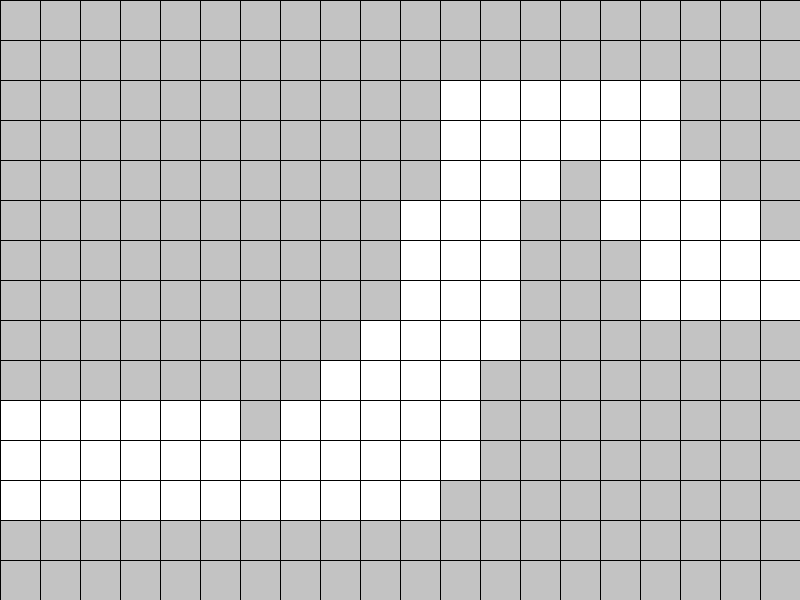
#> input picture resources/maps/map1/map.png, 800 x 600 px, found by its file name
$ python map.py
#> lines starting #> are read from the running program, lines starting #| are printed output that depends on the picture
from PIL import Image, ImageDraw

# Load the image
image_path = 'resources/maps/map1/map.png'  # Replace 'your_image.png' with the path to your image
image = Image.open(image_path)
#> image is the input picture: PIL image 800x600 RGBA; mean R, G, B, A 200.8, 200.8, 200.8, 255

# Define the dimensions of the grid
num_rows = 15
num_cols = 20
square_width = image.width // num_cols
#> square_width = 40
square_height = image.height // num_rows
#> square_height = 40

# Initialize a list to store the coordinates of white squares in the middle
white_square_coordinates = []

# Convert the image to grayscale
gray_image = image.convert('L')

# Iterate through the grid and check the center of each square
for row in range(num_rows):
    for col in range(num_cols):
        # Calculate the center coordinates of the current square
        center_x = col * square_width + square_width // 2
        center_y = row * square_height + square_height // 2

        # Check if the center of the square is white (thresholded)
        pixel_color = gray_image.getpixel((center_x, center_y))
        if pixel_color > 200:  # Adjust the threshold value as needed
            white_square_coordinates.append((row, col))
#> after the loop, white_square_coordinates = 81 pairs, first value 2 to 12, second value 0 to 19

# Print the coordinates of white squares in the middle
for row, col in white_square_coordinates:
    print(f"White square at Row {row}, Column {col}")
#> this loop made 81 passes
#> (row, col) on passes 1 to 12: (2, 11), (2, 12), (2, 13), (2, 14), (2, 15), (2, 16), (3, 11), (3, 12), (3, 13), (3, 14), (3, 15), (3, 16)
#| White square at Row 2, Column 11
#| White square at Row 2, Column 12
#| White square at Row 2, Column 13
#| White square at Row 2, Column 14
#| White square at Row 2, Column 15
#| White square at Row 2, Column 16
#| White square at Row 3, Column 11
#| White square at Row 3, Column 12
#> (further printed lines are left out)

# Create a drawing object
draw = ImageDraw.Draw(image)

# Optionally, you can visualize the result by drawing rectangles around the white squares
for row, col in white_square_coordinates:
    x0 = col * square_width
    y0 = row * square_height
    x1 = x0 + square_width
    y1 = y0 + square_height
    draw.rectangle([x0, y0, x1, y1], outline=(0, 255, 0), width=2)
#> this loop made 81 passes
#> (row, col, x0, y0, x1, y1) on passes 1 to 12: (2, 11, 440, 80, 480, 120), (2, 12, 480, 80, 520, 120), (2, 13, 520, 80, 560, 120), (2, 14, 560, 80, 600, 120), (2, 15, 600, 80, 640, 120), (2, 16, 640, 80, 680, 120), (3, 11, 440, 120, 480, 160), (3, 12, 480, 120, 520, 160), (3, 13, 520, 120, 560, 160), (3, 14, 560, 120, 600, 160), (3, 15, 600, 120, 640, 160), (3, 16, 640, 120, 680, 160)

# Save or display the image with rectangles drawn around white squares
# output_path = 'output_image.png'  # Specify the path to save the result
# image.save(output_path)
image.show()
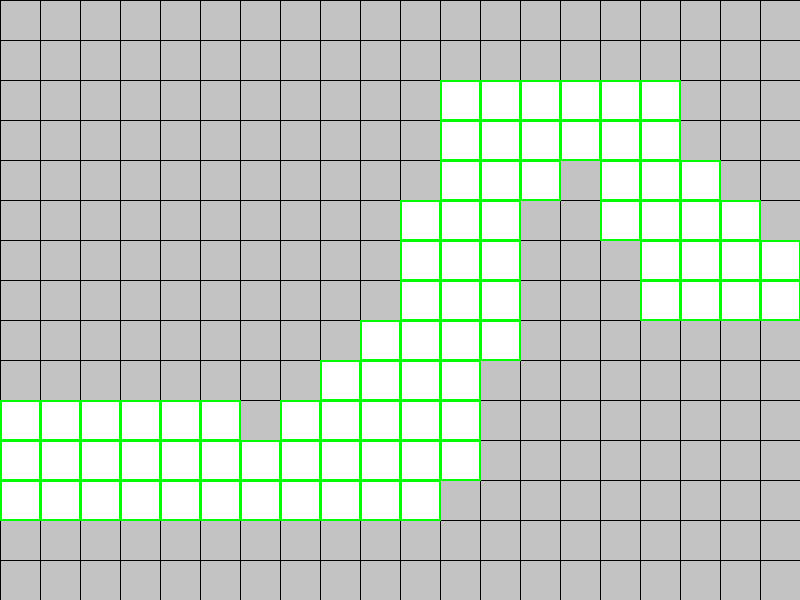
#> shown: PIL image 800x600 RGBA; mean R, G, B, A 194.2, 204.9, 194.2, 255

# Save the coordinates to a file
output_file = 'resources/maps/map1/map.txt'  # Specify the output file path
with open(output_file, 'w') as file:
    for row, col in white_square_coordinates:
        file.write(f"{row},{col}\n")

# Optionally, you can close the displayed image after a key press
input("Press any key to close the displayed image and exit.")
